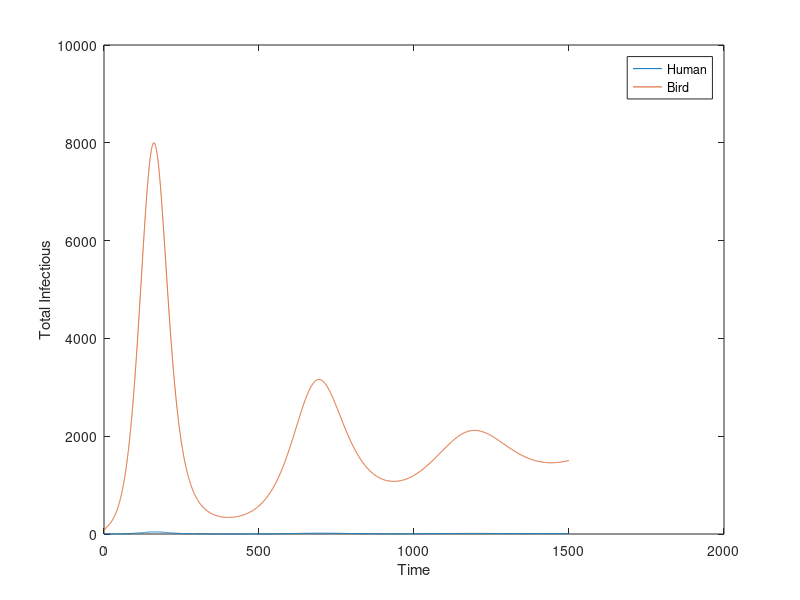

The MATLAB source for this figure:
function [t,pop] = Model_4(np,ns,mu,gamma,beta,sigma,nu,rho,delta,epsilon,N,I,MaxTime)
%
% Model_4( np, ns, mu, gamma, beta, sigma, nu, rho, delta, epsilon, N, I, MaxTime)
%      Model 4 of the paper (SEIRS, multi-species, metapopulation, isolation) in the layout of
% the MATLAB programs of Keeling and Rohani's book "Modeling Infectious Diseases in Humans and
% Animals": one file, a main function that sets the default parameters, integrates and plots,
% and a subfunction for the right-hand side that receives the parameters as arguments.
% The statements are those of ../M4 (four files, global parameters); the state is packed and
% unpacked with one reshape, as in their Program 7.2. Like ../M4, it does not check its parameters.

% Sets up default parameters if necessary.
if nargin == 0
   np = 15;
   ns = 2;
   mu = repmat([0.0000365 0.00137], np, 1);
   gamma = repmat([0.25 0.233], np, 1);
   beta = repmat([0 0.025; 0 0.5], [1 1 np ]);
   sigma = repmat([0.5 0.67], np, 1);
   nu = repmat(0.00274, np, ns);
   map = circshift(eye(np), 1); % one-way ring: flow from p to p+1
   rho = cat(3,map*0.03,map*0.1);
   delta = repmat(0.2, np, ns);
   epsilon = repmat(1, np, ns);
   N = repmat([5000 50000], np, 1);
   I = zeros(np, ns);
   p = 1;
   s = 2;
   I(p,s)=100;
   MaxTime = 1500;
end

S = N-I;
E = zeros(np, ns);
R = zeros(np, ns);
IQ = zeros(np, ns);
RQ = zeros(np, ns);
All = reshape([S E I R IQ RQ], 6*np*ns, 1);

% The main iteration
options = odeset('RelTol', 1e-8, 'AbsTol', 1e-8);
[t, pop] = ode45(@Diff_Model_4, [0 MaxTime], All, options, np, ns, mu, gamma, beta, sigma, nu, rho, delta, epsilon);

% Plots the total infectious of each species
res=zeros(length(t),2);
res(:,1)=sum(pop(:,2*np*ns+1:2*np*ns+np),2)+sum(pop(:,4*np*ns+1:4*np*ns+np),2); % free + isolated infectious humans
res(:,2)=sum(pop(:,2*np*ns+np+1:3*np*ns),2)+sum(pop(:,4*np*ns+np+1:5*np*ns),2); % free + isolated infectious birds
plot(t,res');
legend('Human','Bird');
xlabel('Time');
ylabel('Total Infectious');

% Calculates the differential rates used in the integration.
function dPop=Diff_Model_4(t, pop, np, ns, mu, gamma, beta, sigma, nu, rho, delta, epsilon)
S = reshape(pop(1: np*ns),[np ns]);
E = reshape(pop(np*ns+1: 2*np*ns),[np ns]);
I = reshape(pop(2*np*ns+1: 3*np*ns),[np ns]);
R = reshape(pop(3*np*ns+1: 4*np*ns),[np ns]);
IQ = reshape(pop(4*np*ns+1: 5*np*ns),[np ns]);
RQ = reshape(pop(5*np*ns+1: end),[np ns]);
N = S + E + I + R + IQ + RQ;
lambda = zeros(np, ns);
for p = 1:np
  for s = 1:ns
    lambda(p,s) = sum(beta(s,:,p).*I(p,:)./(N(p,:)-IQ(p,:)));
  end
end
deltaS = zeros(np,ns);
deltaE = zeros(np,ns);
deltaI = zeros(np,ns);
deltaR = zeros(np,ns);
for s = 1:ns
  deltaS(:,s) = rho(:,:,s)*S(:,s)-sum(rho(:,:,s))'.* S(:,s);
  deltaE(:,s) = rho(:,:,s)*E(:,s)-sum(rho(:,:,s))'.* E(:,s);
  deltaI(:,s) = rho(:,:,s)*I(:,s)-sum(rho(:,:,s))'.* I(:,s);
  deltaR(:,s) = rho(:,:,s)*R(:,s)-sum(rho(:,:,s))'.* R(:,s);
end
dSdt = mu.*N + nu.*R - lambda.*S - mu.*S + deltaS ;
dEdt = lambda.*S - sigma.*E - mu.*E + deltaE ;
dIdt = sigma.*E - gamma.*I - delta.*I - mu.*I + deltaI ;
dRdt = gamma.*I + epsilon.*RQ - mu.*R - nu.*R + deltaR ;
dIQdt = delta.*I - gamma.*IQ - mu.*IQ ;
dRQdt = gamma.*IQ - epsilon.*RQ - mu.*RQ ;
dPop = reshape([dSdt dEdt dIdt dRdt dIQdt dRQdt], 6*np*ns, 1);
